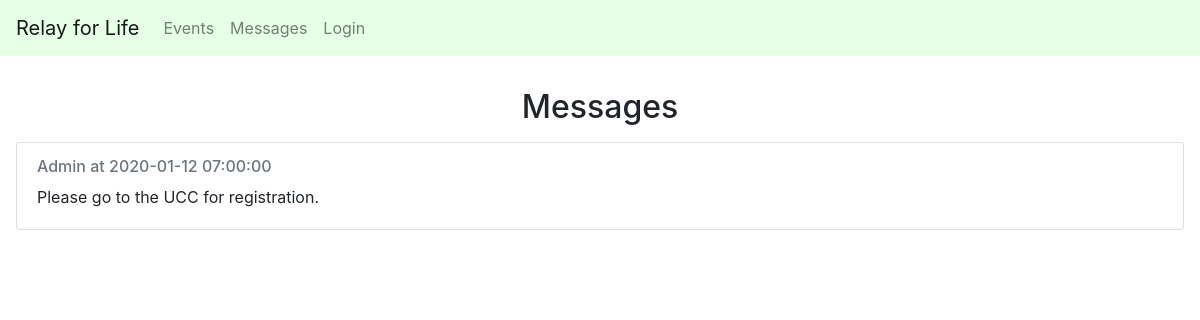
The page /messages on the database its author committed.
### app/models.py (models this page shows, shortened)
class Message(db.Model):
    id = db.Column(db.Integer, primary_key=True)
    text = db.Column(db.String(500), index=True, unique=True)
    timestamp = db.Column(db.DateTime, index=True)
    user_id = db.Column(db.Integer, db.ForeignKey('user.id'), nullable=False)

class User(UserMixin, db.Model):
    id = db.Column(db.Integer, primary_key=True)
    username = db.Column(db.String(64), index=True, unique=True)
    password_hash = db.Column(db.String(128))
    admin = db.Column(db.Integer)
    messages = db.relationship('Message', backref='user', lazy=True)

### app/routes.py (the view)
@app.route('/messages', methods=['GET', 'POST'])
def addmessage():
    form = PostForm()
    messages = Message.query.join(User).add_columns(User.id, User.username, Message.text, Message.timestamp).order_by(desc(Message.timestamp)).all()
    if form.validate_on_submit():
        message = Message(text=form.content.data, timestamp=datetime.now(), user_id=current_user.id)
        db.session.add(message)
        db.session.commit()
        return redirect('/messages')
    return render_template('messages.html', messages=messages, form=form)

### app/templates/messages.html (shortened to what this page needs)
{% extends "base.html" %}
{% block content %}
        <div>
            <h2 id="messages" class="text-center" style="margin-top:1em;">Messages</h2>
        </div>
        {% for message in messages %}
        <div class="card" style="margin:1em;">
            <div class="card-body">
              <h6 class="card-subtitle mb-2 text-muted">{{ message.username }} at {{ message.timestamp }}</h6>
              <p class="card-text">{{ message.text }}</p>
            </div>
          </div>
        {% endfor %}
{% endblock %}

### rows shown on the page
Message: username "Admin", timestamp "2020-01-12 07:00:00", text "Please go to the UCC for registration."
